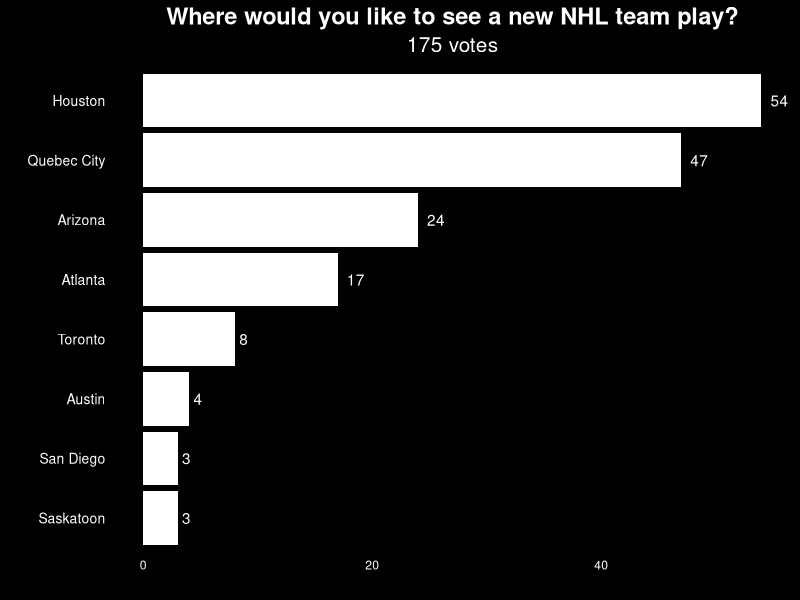

This chart was generated by the following R code:
library(ggplot2)
library(dplyr)

team <- c("Houston", "Quebec City", "Arizona", "Atlanta", "Toronto", "Austin", "Saskatoon", "San Diego")
val <- c(54, 47, 24, 17, 8, 4, 3, 3)
nhl_df <- data.frame(team, val) %>% 
  arrange(val)

nhl_df$team <- factor(nhl_df$team, levels = nhl_df$team)

plot <- ggplot(nhl_df, aes(x = team, y = val)) + 
  geom_col(fill = "white") + coord_flip() + 
  labs(
    title = "Where would you like to see a new NHL team play?",
    subtitle = "175 votes"
  ) +
  geom_text(aes(label = val), color = "white", hjust = -0.5) + 
  theme_minimal() +
  theme(
    plot.title = element_text(color = "white", face = "bold", size = 17, hjust = 0.5),
    plot.subtitle = element_text(color = "white", size = 15, hjust = 0.5),
    panel.background = element_rect(fill = "black"), 
    plot.background = element_rect(fill = "black"), 
    axis.text = element_text(color = "white"),         
    panel.grid.major = element_line(color = "black"),
    panel.grid.minor = element_line(color = "black"),
    legend.position = "none",
    axis.text.y = element_text(size = 10)
  )

plot
